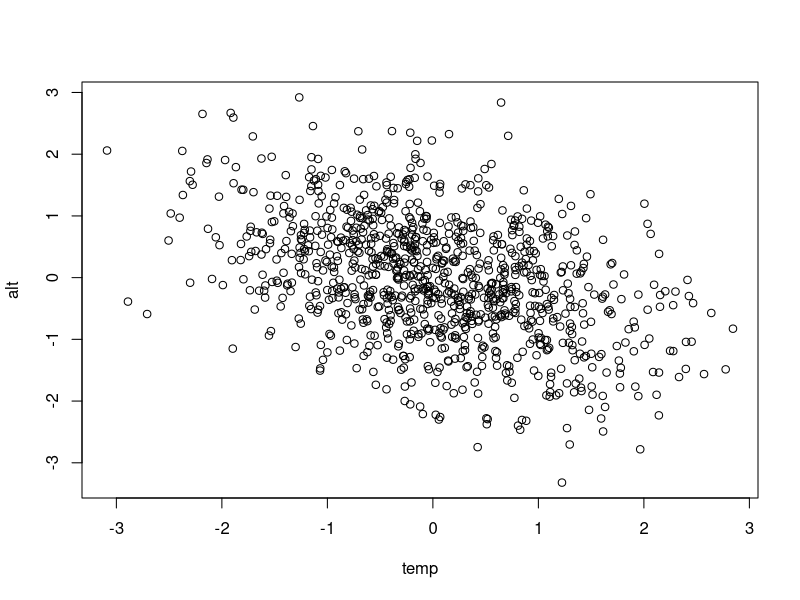
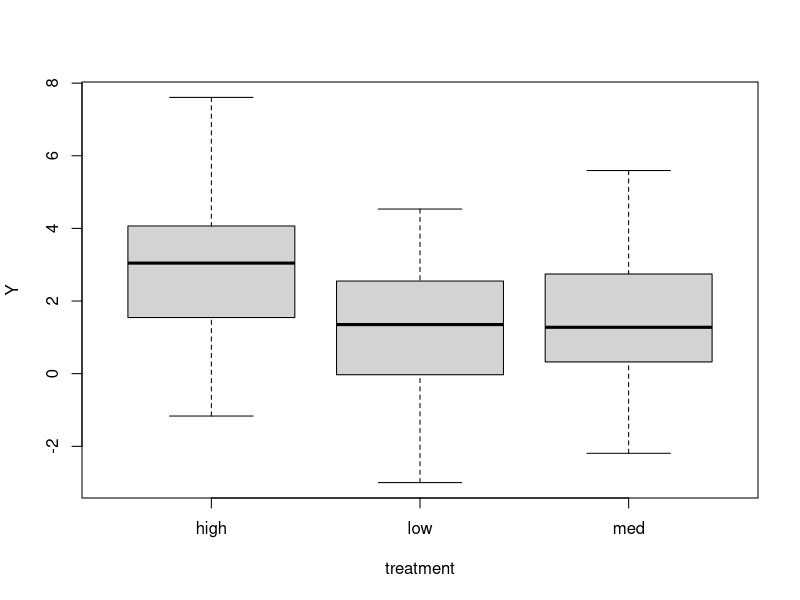
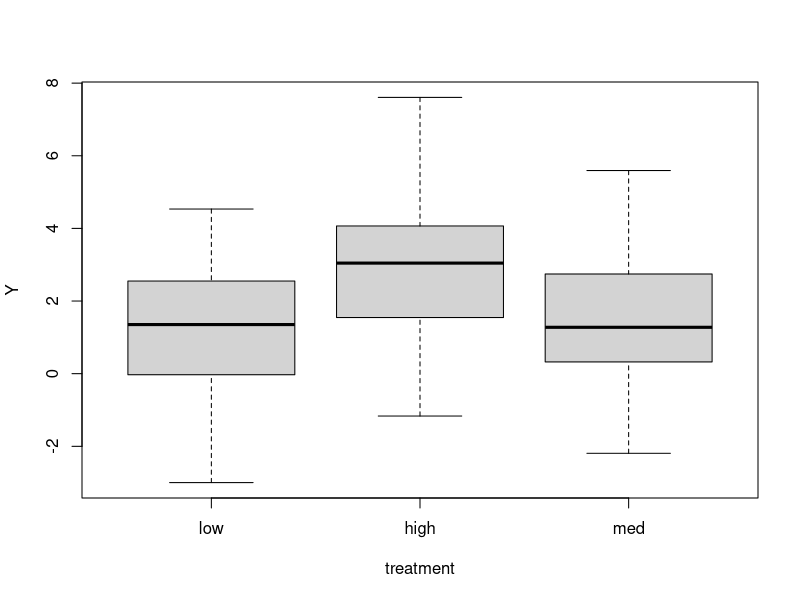

R code for these plots, in order:
## ---- chunk 1
#| include: false
set.seed(4)
## ---- chunk 2
#| label: interpret-lm-coeffs-1
#| fig-alt: "Scatterplot of 1000 simulated values of altitude against temperature, forming a cloud that slopes gently downwards: higher temperatures go with lower altitudes"
#| warning: false
library(mvtnorm)

# Specify the sample size
N <- 1000

# Specify the correlation between altitude and temperature
rho <- -0.4

# This line of code creates two correlated variables
X <- rmvnorm(N, mean = c(0, 0), sigma = matrix(c(1, rho, rho, 1), 2, 2))

# Extract the first and second columns to vectors named temp and alt and plot
temp <- X[, 1]
alt <- X[, 2]
plot(temp, alt)
## ---- chunk 3
#| label: interpret-lm-coeffs-2
beta <- c(2, 1, -1)
mu <- beta[1] + beta[2] * temp + beta[3] * alt
height <- rnorm(N, mu, sd = 2)
## ---- chunk 4
#| label: interpret-lm-coeffs-3
lm_both <- lm(height ~ temp + alt)
data.frame(estimated = round(lm_both$coefficients, 2), true = beta)
## ---- chunk 5
#| label: interpret-lm-coeffs-4
lm1 <- lm(height ~ temp)
lm1$coefficients
## ---- chunk 6
#| label: interpret-lm-coeffs-5
mu <- 2 - 1 * alt
height <- rnorm(N, mu, sd = 2)

mod_temp <- lm(height ~ temp)
summary(mod_temp)
anova(mod_temp)
## ---- chunk 7
#| label: interpret-lm-coeffs-6
mod_temp_alt <- lm(height ~ alt + temp)
summary(mod_temp_alt)
anova(mod_temp_alt)
## ---- chunk 8
#| label: interpret-lm-coeffs-7
#| fig-alt: "Boxplots of the simulated response Y for the treatment groups high, low and med, in alphabetical order: the high group has the highest values and the low group the lowest"
N <- 120
# The effect of treatment
trt.n <- rep(c(-1, 0, 1), N / 3)
mu <- 2 + 1 * trt.n

# Labels for the treatment
treatment <- factor(rep(c("low", "med", "high"), N / 3)) # group labels

# Create, Y, a normally distributed response variable and plot against treatment
Y <- rnorm(N, mu, sd = 2)
boxplot(Y ~ treatment)
## ---- chunk 9
#| label: interpret-lm-coeffs-8
cat_lm <- lm(Y ~ treatment)
summary(cat_lm)
## ---- chunk 10
#| label: interpret-lm-coeffs-9
#| fig-alt: "The same boxplots after releveling, now in the order low, high, med, with low as the reference group"
treatment <- relevel(treatment, ref = "low")
cat_lm <- lm(Y ~ treatment)
summary(cat_lm)
boxplot(Y ~ treatment)
## ---- chunk 11
#| label: interpret-lm-coeffs-10
cat_lm <- lm(Y ~ treatment - 1)
summary(cat_lm)
## ---- chunk 12
#| label: interpret-lm-coeffs-11
#| message: false
#| warning: false
library(multcomp)

cont <- glht(cat_lm, linfct = mcp(treatment = "Tukey"))

summary(cont)
## ---- chunk 13
#| label: interpret-lm-coeffs-12
confint(cont)
